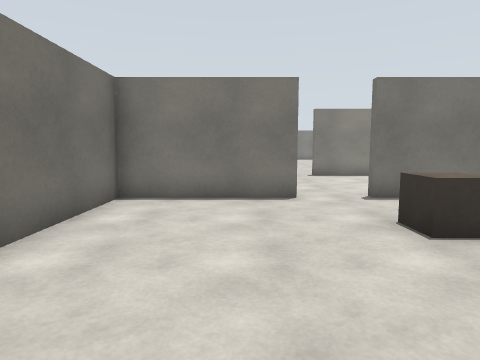
[1] (above)

22 first-person views from a walk through a world built for the Gazebo simulator. The camera is 1.2 m above the floor, tilts 6° down and sees 75° across. The floor is counted in squares, 1 m on a side. Each view is taken from the middle of a square. On the plan, view 1 faces up. The plan holds only what a view shows up to about 13 squares ahead; the rest is blank. The place goes on beyond the plan. Simple shapes stand in for some stock models.

[2]
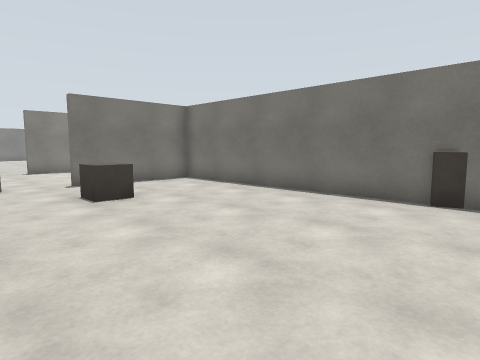

[3]
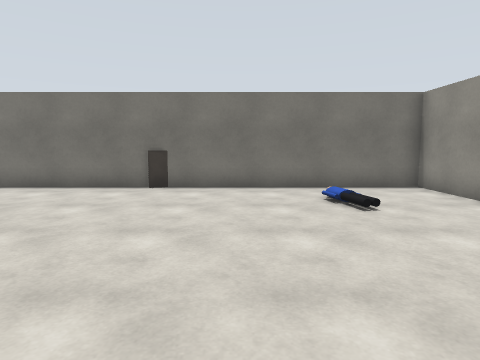

[4]
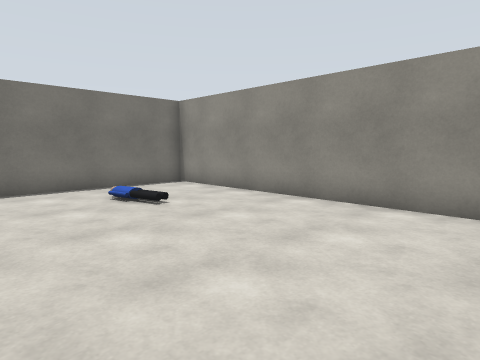

[5]
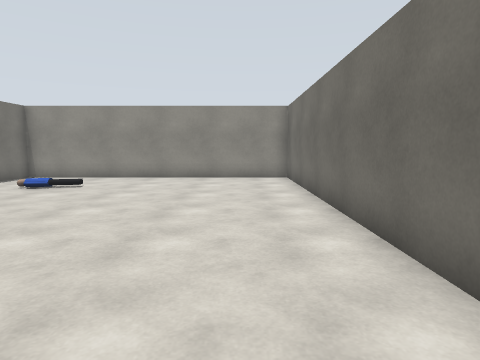

[6]
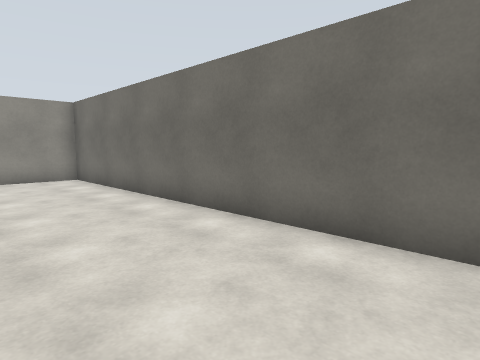

[7]
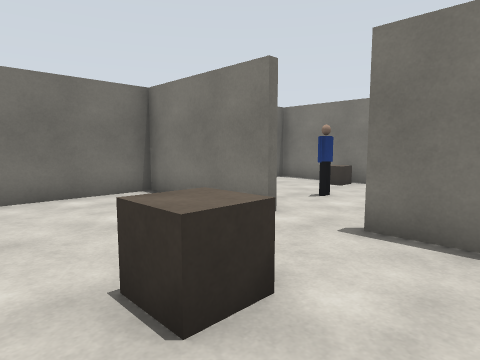

[8]
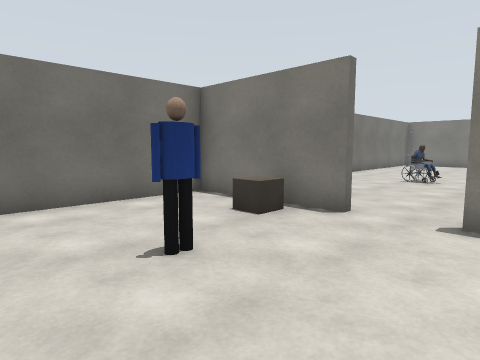

[9]
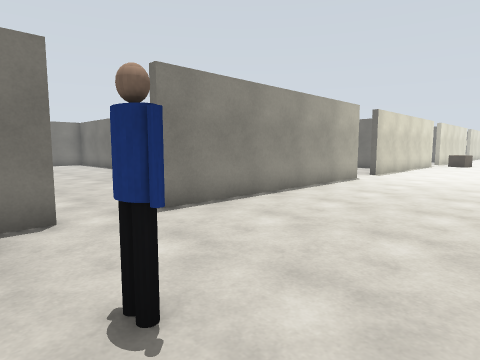

[10]
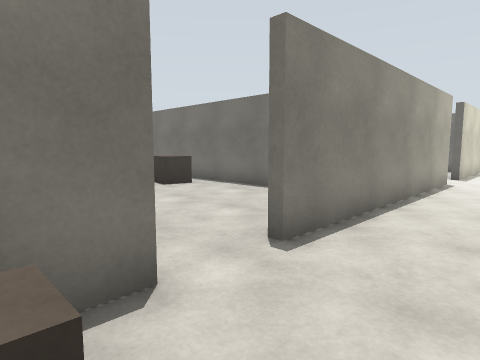

[11]
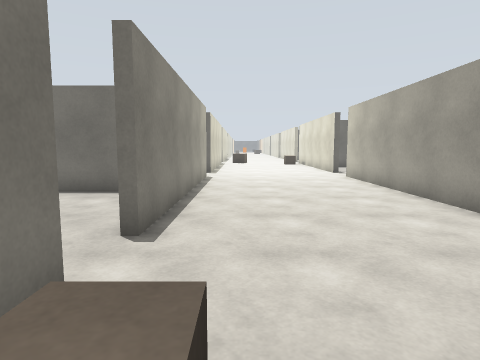

[12]
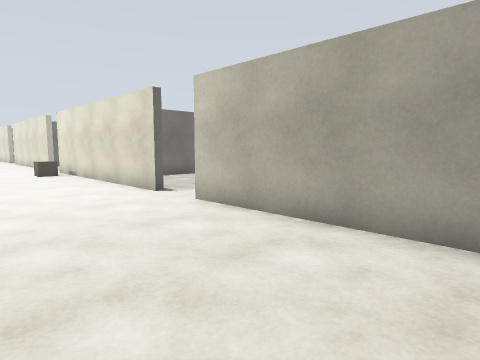

[13]
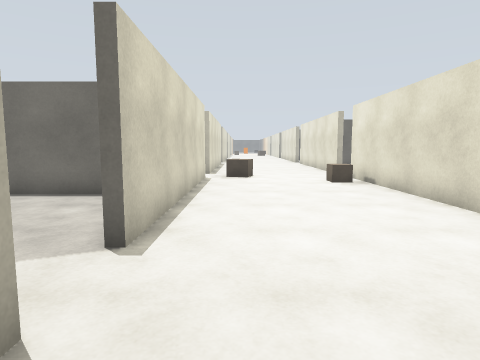

[14]
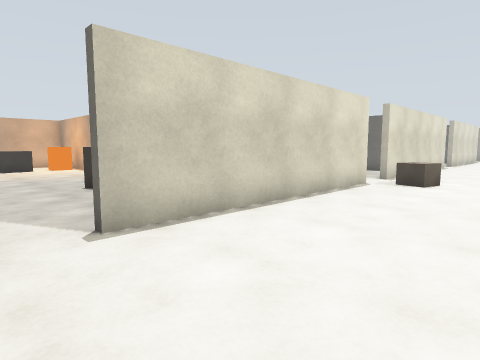

[15]
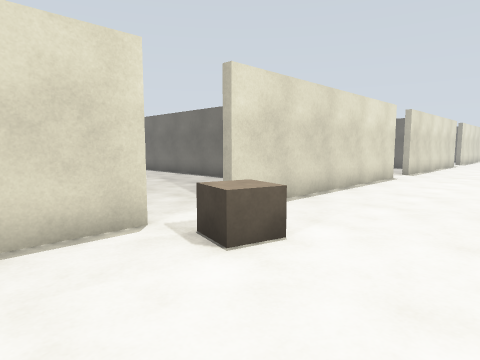

[16]
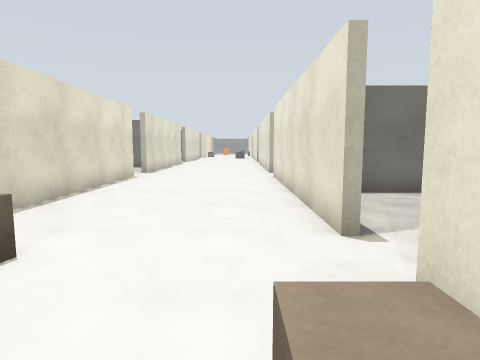

[17]
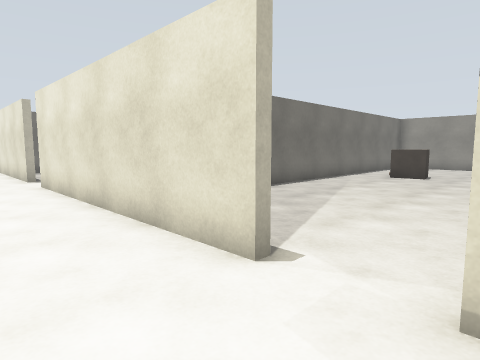

[18]
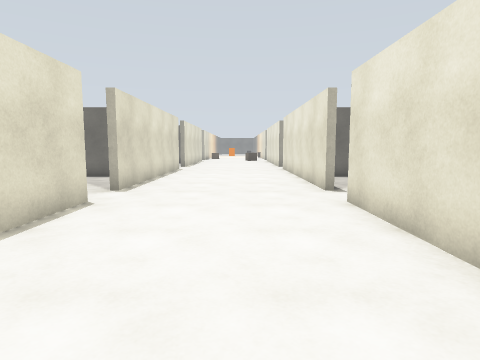

[19]
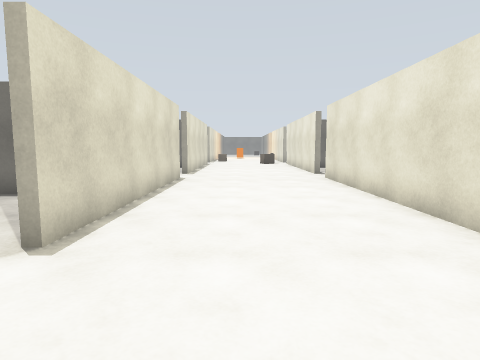

[20]
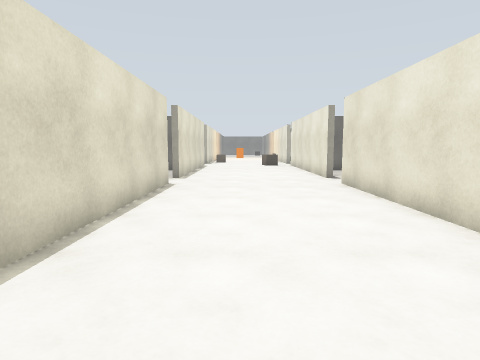

[21]
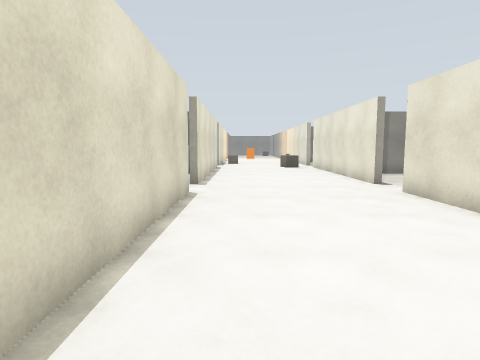

[22]
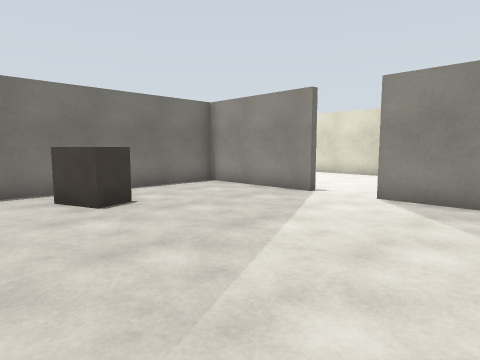

### Floor plan
Points are (right, up) in squares from view 1. A wall is a line through its corners. A room is listed if a view was taken in it or the views show most of it. See-through windows are left out.
Room 1 (views 1, 2, 3, 4, 5, 6, 7)
walls: (7.4, -0.6) (7.4, 7.4) (3.1, 7.4); (1.4, 7.4) (-2.9, 7.4) (-2.9, -9.4) (7.4, -9.4) (7.4, -2.5)
ways out: opening at (2.5, 7) to room 2
objects: brown box (3, 4) to (3, 5); person (4, -7) to (5, -6)
Room 2 (views 8, 9, 10, 11, 12, 13, 14, 15, 16, 17, 18, 19, 20, 21)
walls: (22.4, 13.4) (13.6, 13.4); (13.6, 7.6) (22.4, 7.6); (11.9, 13.4) (3.1, 13.4); (24.1, 7.6) (32.9, 7.6); (7.4, 15.2) (7.4, 21.5); (4.6, 7.6) (11.9, 7.6); (32.9, 13.4) (24.1, 13.4); (1.4, 13.4) (-2.9, 13.4) (-2.9, 8.8); (34.6, 7.6) (43.4, 7.6); (43.4, 13.4) (34.6, 13.4); (45.1, 7.6) (47.5, 7.6); (47.5, 13.4) (45.1, 13.4)
ways out: opening at (2.5, 7) to room 1; opening at (12.5, 13) to room 3; opening at (12.5, 7); opening at (23.5, 7); opening at (33.5, 7); opening at (33.5, 13); opening at (44.5, 7); opening at (44.5, 13)
objects: brown box (0, 12) to (0, 13); wheelchair (0, 20) to (1, 20); person (1, 10); brown box (6, 20) to (6, 21); brown box (21, 8) to (21, 9); brown box (23, 12)
Room 3 (view 22)
walls: (13.6, 13.6) (17.9, 13.6) (17.9, 19.9); (9.9, 13.6) (11.9, 13.6)
ways out: opening at (12.5, 13) to room 2
objects: brown box (15, 18) to (17, 19)

Positions as (right, up) in squares from view 1, and headings:
1: (0, 0), facing up
2: (0, -3), facing up-right
3: (-2, -4), facing right
4: (-2, -3), facing down-right
5: (-1, 3), facing down
6: (1, 3), facing down-left
7: (5, 3), facing up-left
8: (4, 8), facing up-left
9: (0, 8), facing up-right
10: (0, 11), facing up-right
11: (-1, 12), facing right
12: (6, 12), facing down-right
13: (10, 12), facing right
14: (12, 9), facing up-right
15: (20, 9), facing up-right
16: (20, 9), facing right
17: (22, 10), facing down-right
18: (26, 10), facing right
19: (31, 11), facing right
20: (33, 11), facing right
21: (35, 12), facing right
22: (9, 21), facing down-right
